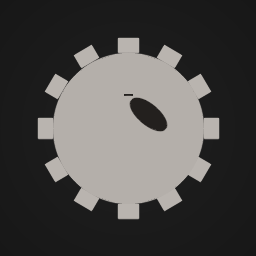
#> input picture data/samples/test/DEFECT_BORE/defect_bore_001.png, 256 x 256 px
$ python -i classifier.py   (imports and definitions only)   (older library calls are emulated)
#> lines starting #> are read from the running program, lines starting #| are printed output that depends on the picture; after the words box and inside, x2 and y2 are one past the last pixel; in counts of white or black regions, pixels touching at a corner belong together
#> further down, picture is the input picture: shape (256, 256, 3); mean B, G, R 72.3, 74, 75.6
"""Defect Classification and Statistical Learning Subsystem (Module 5).

Implements mathematical foundations for:
1. Multi-modal feature extraction (HOG, color/intensity statistics, contour shape geometry).
2. Dimensionality reduction via SVD-based Principal Component Analysis (PCA).
3. Distance-weighted K-Nearest Neighbors (KNN) and Gaussian Naive Bayes (GNB).
4. Serialization, training orchestrators, and diagnostic metric evaluation.
"""

from typing import List, Tuple, Dict, Any, Optional, Union
import pickle
import os
import cv2
import numpy as np


class PrincipalComponentAnalysis:
    """Computes Principal Component Analysis (PCA) using Singular Value Decomposition (SVD)."""

    def __init__(self, n_components: Union[int, float] = 0.95):
        self.n_components = n_components
        self.mean_: Optional[np.ndarray] = None
        self.components_: Optional[np.ndarray] = None
        self.explained_variance_ratio_: Optional[np.ndarray] = None
        self.n_components_: int = 0

    # [36 lines left out: functions fit, transform, not called in this run]

    def fit_transform(self, X: np.ndarray) -> np.ndarray:
        """Fits PCA and projects the input data."""
        return self.fit(X).transform(X)


class KNearestNeighbors:
    """K-Nearest Neighbors classifier supporting distance-weighted inverse voting."""

    def __init__(self, k: int = 3, weights: str = "distance"):
        self.k = max(1, int(k))
        self.weights = weights
        self.X_train: Optional[np.ndarray] = None
        self.y_train: Optional[np.ndarray] = None
        self.classes_: Optional[np.ndarray] = None

    # [38 lines left out: functions fit, predict_proba, not called in this run]

    def predict(self, X: np.ndarray) -> np.ndarray:
        posteriors = self.predict_proba(X)
        return self.classes_[np.argmax(posteriors, axis=1)]


class GaussianNaiveBayes:
    """Gaussian Naive Bayes with regularized variances and log-posterior inference."""

    # [52 lines left out: functions __init__, fit, predict_proba, not called in this run]

    def predict(self, X: np.ndarray) -> np.ndarray:
        return self.classes_[np.argmax(self.predict_proba(X), axis=1)]


class DefectClassifier:
    """Integrated pipeline feature extractor and defect classification engine."""

    DEFECT_CLASSES = ["PASS", "DEFECT_CRACK", "DEFECT_SURFACE", "DEFECT_BORE"]

    def __init__(
        self,
        classifier_type: str = "knn",
        n_neighbors: int = 3,
        n_components: Union[int, float] = 0.95,
    ):
        self.classifier_type = classifier_type.lower()
        self.n_neighbors = n_neighbors
        self.n_components = n_components

        self.pca = PrincipalComponentAnalysis(n_components=n_components)
        self.model = (
            KNearestNeighbors(k=n_neighbors)
            if self.classifier_type == "knn"
            else GaussianNaiveBayes()
        )
        self.is_fitted = False

    @staticmethod
    def extract_shape_features(contour: np.ndarray) -> np.ndarray:
        """Computes geometric invariant descriptors: area, perimeter, circularity, aspect ratio, solidity, extent."""
        area = float(cv2.contourArea(contour))
        perimeter = float(cv2.arcLength(contour, closed=True))
        circularity = (4.0 * np.pi * area) / (perimeter ** 2 + 1e-6)

        x, y, w, h = cv2.boundingRect(contour)
        aspect_ratio = float(w) / float(h + 1e-6)
        extent = area / float(w * h + 1e-6)

        hull = cv2.convexHull(contour)
        hull_area = float(cv2.contourArea(hull))
        solidity = area / float(hull_area + 1e-6)

        return np.array([area, perimeter, circularity, aspect_ratio, solidity, extent], dtype=np.float32)

    @staticmethod
    def extract_hog_features(
        image: np.ndarray,
        cell_size: Tuple[int, int] = (16, 16),
        n_bins: int = 8,
    ) -> np.ndarray:
        """Extracts spatial Histogram of Oriented Gradients (HOG) feature vector."""
#> called with cell_size = (16, 16), n_bins = 8
        gray = cv2.cvtColor(image, cv2.COLOR_BGR2GRAY) if image.ndim == 3 else image.copy()
        resized = cv2.resize(gray, (128, 128))

        dx = cv2.Sobel(resized, cv2.CV_32F, 1, 0, ksize=3)
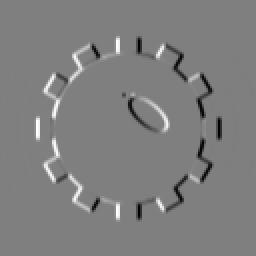
#> dx: shape (128, 128) float32 (shown 2 times larger); min -616, max 616, mean 0; drawn with min black and max white
        dy = cv2.Sobel(resized, cv2.CV_32F, 0, 1, ksize=3)
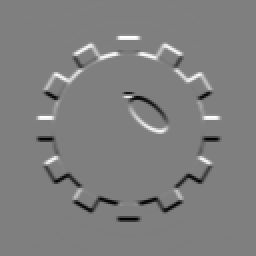
#> dy: shape (128, 128) float32 (shown 2 times larger); min -616, max 616, mean 0; drawn with min black and max white
        magnitude, angle = cv2.cartToPolar(dx, dy, angleInDegrees=True)
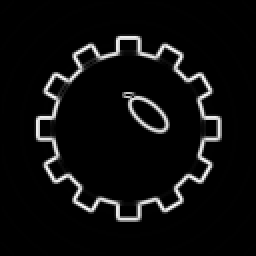
#> magnitude: shape (128, 128) float32 (shown 2 times larger); min 0, max 660.9, mean 34.7; drawn with min black and max white
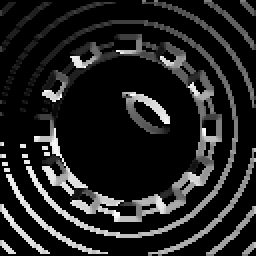
#> angle: shape (128, 128) float32 (shown 2 times larger); min 0, max 359.9, mean 48.1; drawn with min black and max white
        angle = np.mod(angle, 180.0)
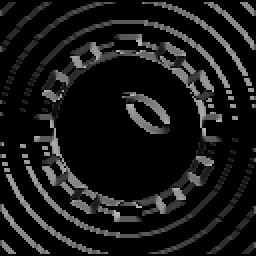
#> angle: shape (128, 128) float32 (shown 2 times larger); min 0, max 179.9, mean 23.6

        bin_width = 180.0 / n_bins
        h, w = resized.shape
#> h = 128; w = 128
        cx, cy = cell_size
        descriptor_list = []

        for y in range(0, h, cy):
            for x in range(0, w, cx):
                cell_mag = magnitude[y : y + cy, x : x + cx]
                cell_ang = angle[y : y + cy, x : x + cx]

                bins = np.clip((cell_ang / bin_width).astype(int), 0, n_bins - 1)
                hist = np.zeros(n_bins, dtype=np.float32)

                for b in range(n_bins):
                    hist[b] = np.sum(cell_mag[bins == b])

                hist_norm = hist / (np.linalg.norm(hist) + 1e-6)
                descriptor_list.extend(hist_norm)
#> after the loop, descriptor_list = 512 values, max 0.998 at index 433, min 0 at index 5, mean 0.185

        return np.array(descriptor_list, dtype=np.float32)

    @staticmethod
    def extract_image_features(image: np.ndarray) -> np.ndarray:
        """Assembles unified descriptor: HOG + Color/Intensity Moments + Dominant Shape."""
        hog_vec = DefectClassifier.extract_hog_features(image)
#> hog_vec has the same summary as descriptor_list in extract_hog_features

        if image.ndim == 3:
            gray = cv2.cvtColor(image, cv2.COLOR_BGR2GRAY)
            mean_vals, std_vals = cv2.meanStdDev(image)
#> mean_vals = [72.34, 73.96, 75.6]; std_vals = [67.12, 69.42, 71.71]
            moments = np.concatenate([mean_vals.ravel(), std_vals.ravel()]).astype(np.float32)
#> moments = [72.34, 73.96, 75.6, 67.12, 69.42, 71.71]
        else:
            gray = image.copy()
            mean_val, std_val = cv2.meanStdDev(gray)
            moments = np.array([mean_val[0][0], std_val[0][0]], dtype=np.float32)

        _, bin_img = cv2.threshold(gray, 0, 255, cv2.THRESH_BINARY + cv2.THRESH_OTSU)
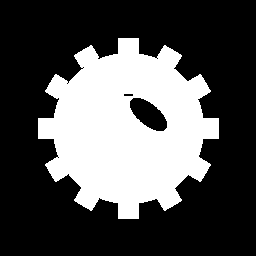
#> bin_img: shape (256, 256); 32% white; 1 white region
        contours, _ = cv2.findContours(bin_img, cv2.RETR_EXTERNAL, cv2.CHAIN_APPROX_SIMPLE)
#> contours = 1 contour; box (x1, y1, x2, y2) and area: (38, 38, 219, 219) 21344

        if contours:
            primary_contour = max(contours, key=cv2.contourArea)
#> primary_contour = contour of 394 points, box (x1, y1, x2, y2) (38, 38, 219, 219), area 21344
            shape_vec = DefectClassifier.extract_shape_features(primary_contour)
#> in extract_shape_features, `area = float(cv2.contourArea(contour))`: area = 21344
#> in extract_shape_features, `perimeter = float(cv2.arcLength(contour, closed=True))`: perimeter = 877.9
#> in extract_shape_features, `circularity = (4.0 * np.pi * area) / (perimeter ** 2 + 1e-6)`: circularity = 0.348
#> in extract_shape_features, `x, y, w, h = cv2.boundingRect(contour)`: x = 38; w = 181
#> in extract_shape_features, `aspect_ratio = float(w) / float(h + 1e-6)`: aspect_ratio = 1
#> in extract_shape_features, `extent = area / float(w * h + 1e-6)`: extent = 0.652
#> in extract_shape_features, `hull = cv2.convexHull(contour)`: hull = contour of 40 points, box (x1, y1, x2, y2) (38, 38, 219, 219), area 25408
#> in extract_shape_features, `hull_area = float(cv2.contourArea(hull))`: hull_area = 25408
#> in extract_shape_features, `solidity = area / float(hull_area + 1e-6)`: solidity = 0.84
#> shape_vec = [21344, 877.9, 0.348, 1, 0.84, 0.652]
        else:
            shape_vec = np.zeros(6, dtype=np.float32)

        return np.concatenate([hog_vec, moments, shape_vec])

    # [79 lines left out: functions fit, predict, evaluate, save, load, not called in this run]

>>> import cv2
>>> picture = cv2.imread('../data/samples/test/DEFECT_BORE/defect_bore_001.png')
>>> result = DefectClassifier().extract_image_features(picture)
#> result = 524 values, max 21344 at index 518, min 0 at index 5, mean 43.42
